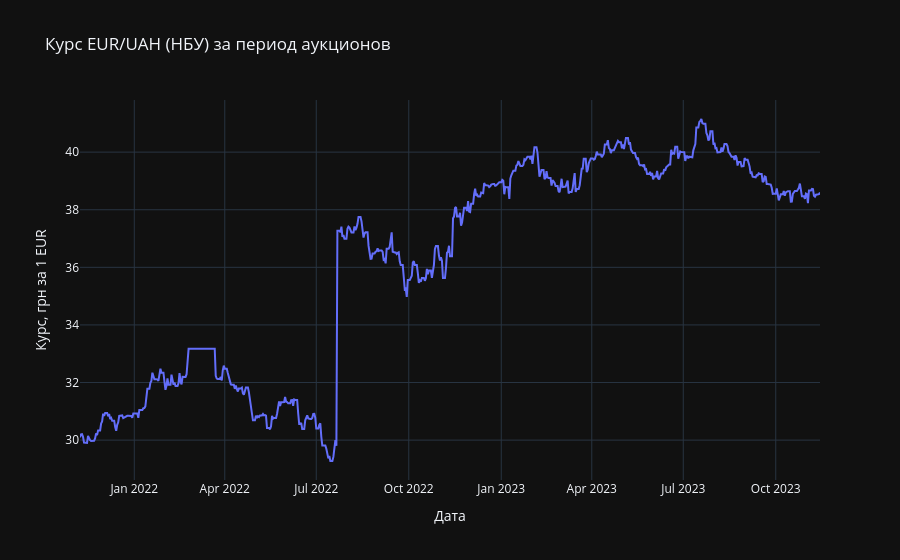

The cell this chart's notebook holds for it:
### Code cell
fig = px.line(eur_rates, x='exchangedate', y='eur_rate', title='Курс EUR/UAH (НБУ) за период аукционов')
fig.update_layout(xaxis_title='Дата', yaxis_title='Курс, грн за 1 EUR')
fig.show()

### Figure 1 — Plotly figure (JSON) as saved in the notebook; plotly's stock layout.template omitted (floating-point values rounded to 4 significant figures; data arrays with more than 128 entries replaced by an {"elided": "..."} marker saying what was removed)
{"data": [{"hovertemplate": "exchangedate=%{x}<br>eur_rate=%{y}<extra></extra>", "legendgroup": "", "line": {"color": "#636efa", "dash": "solid"}, "marker": {"symbol": "circle"}, "mode": "lines", "name": "", "orientation": "v", "showlegend": false, "x": {"elided": "737 str values"}, "xaxis": "x", "y": {"elided": "737 float values"}, "yaxis": "y", "type": "scatter"}], "layout": {"xaxis": {"anchor": "y", "domain": [0.0, 1.0], "title": {"text": "Дата"}}, "yaxis": {"anchor": "x", "domain": [0.0, 1.0], "title": {"text": "Курс, грн за 1 EUR"}}, "legend": {"tracegroupgap": 0}, "title": {"text": "Курс EUR/UAH (НБУ) за период аукционов"}}}
